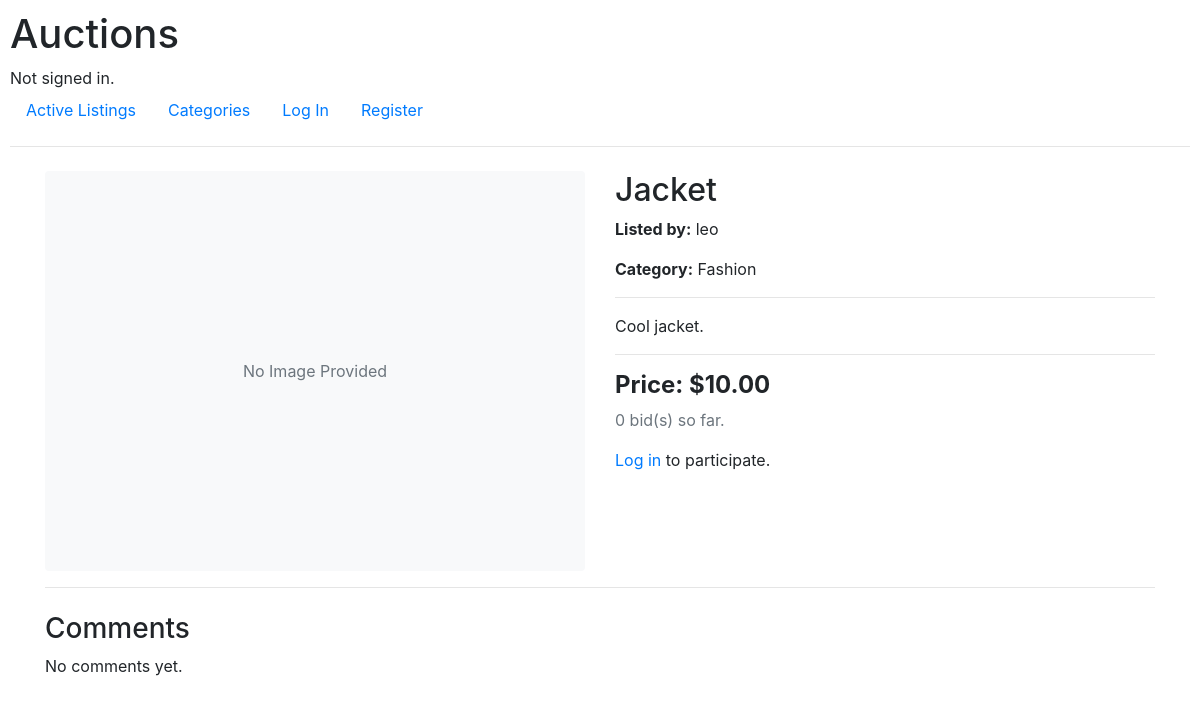
Before: /listing/1 with the older database file.
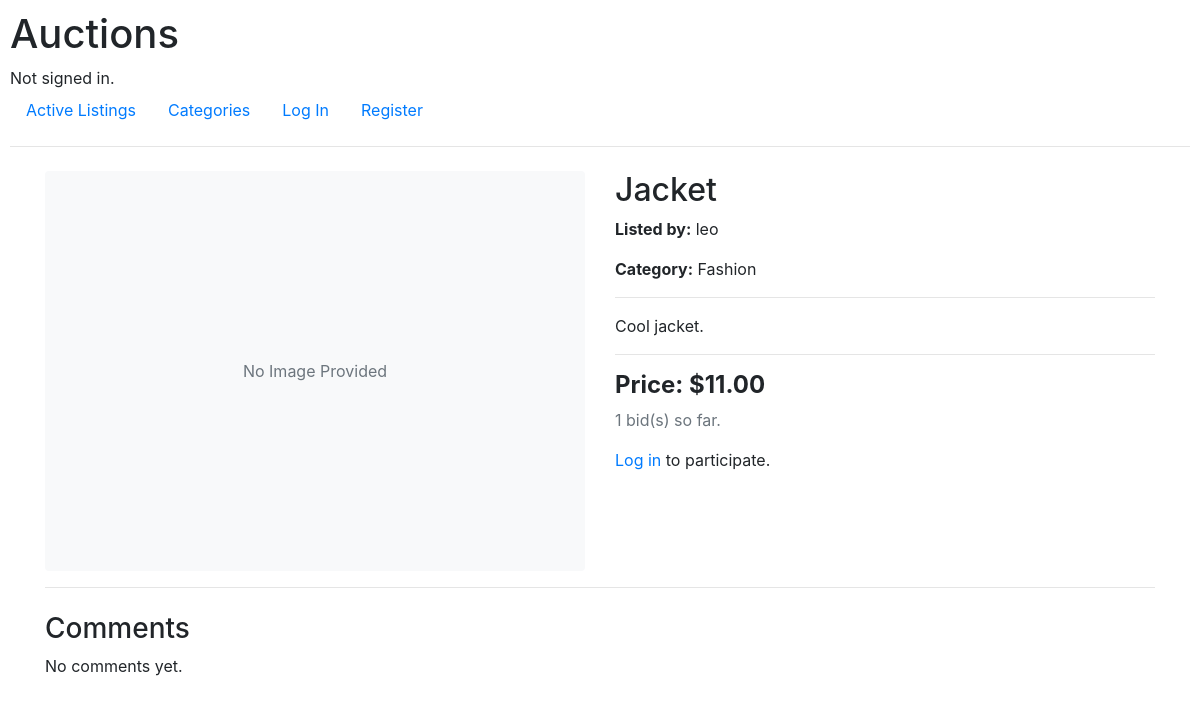
After: the same page with the newer database file.
### auctions/models.py (models this page shows, shortened)
class Listing(models.Model):
    title = models.CharField(max_length=64)
    description = models.TextField()
    starting_bid = models.DecimalField(max_digits=10, decimal_places=2)
    image_url = models.URLField(blank=True, null=True)
    category = models.ForeignKey(Category, on_delete=models.SET_NULL, null=True, blank=True, related_name="listings")
    creator = models.ForeignKey(User, on_delete=models.CASCADE, related_name="listings_created")
    is_active = models.BooleanField(default=True)
    created_at = models.DateTimeField(auto_now_add=True)
    watchlist = models.ManyToManyField(User, blank=True, related_name="watched_listings")
    winner = models.ForeignKey(User, on_delete=models.SET_NULL, null=True, blank=True, related_name="won_listings")

class User(AbstractUser):
    pass

class Category(models.Model):
    name = models.CharField(max_length=64)

class Bid(models.Model):
    amount = models.DecimalField(max_digits=10, decimal_places=2)
    bidder = models.ForeignKey(User, on_delete=models.CASCADE, related_name="bids")
    listing = models.ForeignKey(Listing, on_delete=models.CASCADE, related_name="bids")
    created_at = models.DateTimeField(auto_now_add=True)

### auctions/views.py (the view, shortened to what this page needs)
# urls.py: path("listing/<int:listing_id>", views.listing_page, name="listing_page"),
def listing_page(request, listing_id):
    listing = get_object_or_404(Listing, pk=listing_id)
    is_on_watchlist = request.user.is_authenticated and request.user in listing.watchlist.all()
    comments = listing.comments.all().order_by('-created_at') # Pega os comentários
    highest_bid = listing.bids.order_by('-amount').first()
    current_price = highest_bid.amount if highest_bid else listing.starting_bid
    return render(request, "auctions/listing.html", {
        "listing": listing,
        "is_on_watchlist": is_on_watchlist,
        "current_price": current_price,
        "comments": comments
    })

### auctions/templates/auctions/listing.html (shortened to what this page needs)
{% extends "auctions/layout.html" %}
{% block body %}
    <div class="container my-4">
        <div class="row">
            <div class="col-md-6">
                {% if listing.image_url %}
                    <img src="{{ listing.image_url }}" alt="{{ listing.title }}" class="img-fluid rounded">
                {% else %}
                    <div class="d-flex align-items-center justify-content-center bg-light rounded" style="height: 400px;"><span class="text-muted">No Image Provided</span></div>
                {% endif %}
            </div>
            <div class="col-md-6">
                <h2>{{ listing.title }}</h2>
                <p><strong>Listed by:</strong> {{ listing.creator.username }}</p>
                <p><strong>Category:</strong> {{ listing.category.name|default:"No Category" }}</p>
                <hr>
                <p>{{ listing.description }}</p>
                <hr>
                <h4 class="font-weight-bold">Price: ${{ current_price }}</h4>
                <p class="text-muted">{{ listing.bids.count }} bid(s) so far.</p>
                {% if user.is_authenticated %}
                    {% if listing.is_active %}
                        {% if is_on_watchlist %}
                            <a href="{% url 'remove_watchlist' listing.id %}" class="btn btn-sm btn-warning mb-3">Remove from Watchlist</a>
                        {% else %}
                            <a href="{% url 'add_watchlist' listing.id %}" class="btn btn-sm btn-primary mb-3">Add to Watchlist</a>
                        {% endif %}
                        {% if user != listing.creator %}
                        <form action="{% url 'listing_page' listing.id %}" method="post" class="mb-3">
                            {% csrf_token %}
                            <label for="bid_amount">Place a Bid:</label>
                            <div class="input-group">
                                <div class="input-group-prepend"><span class="input-group-text">$</span></div>
                                <input type="number" name="bid_amount" class="form-control" step="0.01" min="0" placeholder="{{ current_price }}" required>
                            </div>
                            <button type="submit" name="submit_bid" class="btn btn-success mt-2">Bid</button>
                        </form>
                        {% endif %}
                        {% if user == listing.creator %}
                        <form action="{% url 'close_auction' listing.id %}" method="post">
                            {% csrf_token %}
                            <button type="submit" class="btn btn-danger">Close Auction</button>
                        </form>
                        {% endif %}
                    {% endif %}
                {% else %}
                    <p class="mt-3"><a href="{% url 'login' %}">Log in</a> to participate.</p>
                {% endif %}
            </div>
        </div>
        <hr>
        <div class="row mt-4">
            <div class="col-md-8">
                <h3>Comments</h3>
                <ul class="list-unstyled">
                    {% for comment in comments %}
                    <li class="media mb-3">
                        <div class="media-body border rounded p-3">
                            <h5 class="mt-0 mb-1"><strong>{{ comment.author.username }}</strong> <small class="text-muted">- {{ comment.created_at|date:"d M Y, H:i" }}</small></h5>
                            {{ comment.text }}
                        </div>
                    </li>
                    {% empty %}
                    <p>No comments yet.</p>
                    {% endfor %}
                </ul>
            </div>
        </div>
    </div>
{% endblock %}

Changed rows visible on the page:
computed for Listing "Jacket": bids.count "0" → "1"
added Bid: amount "11.00"
Other visible differences:
{{ current_price }}: "10.00" → "11.00"
